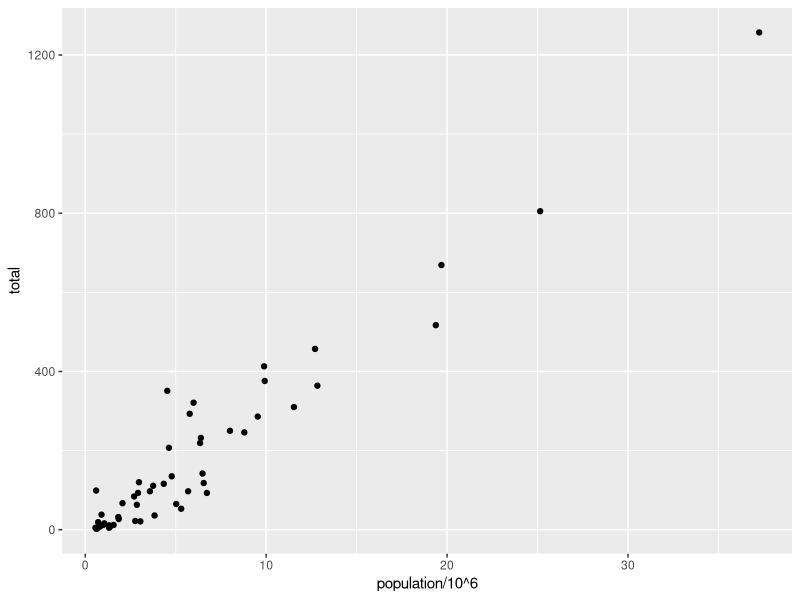
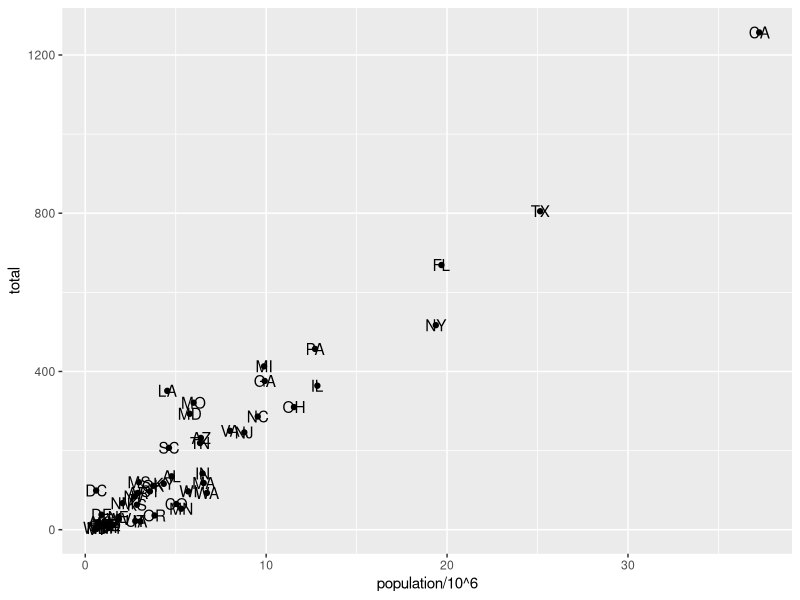
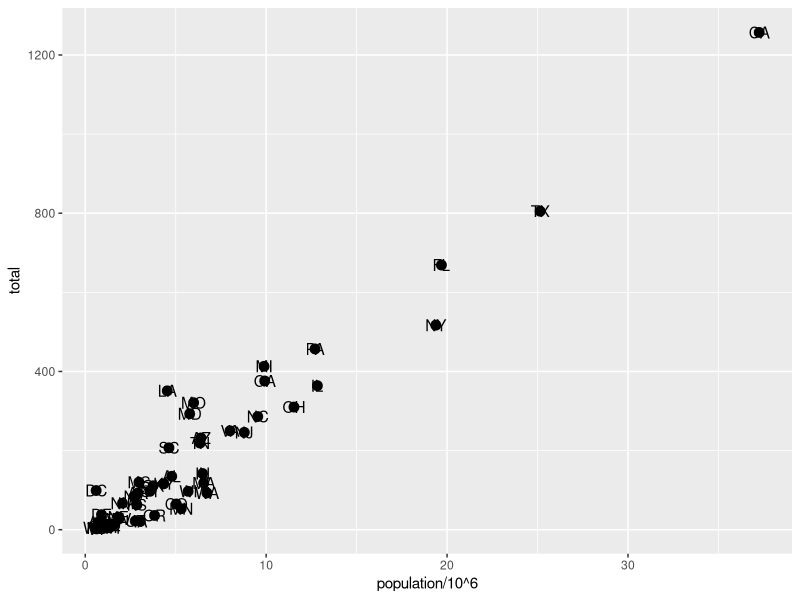
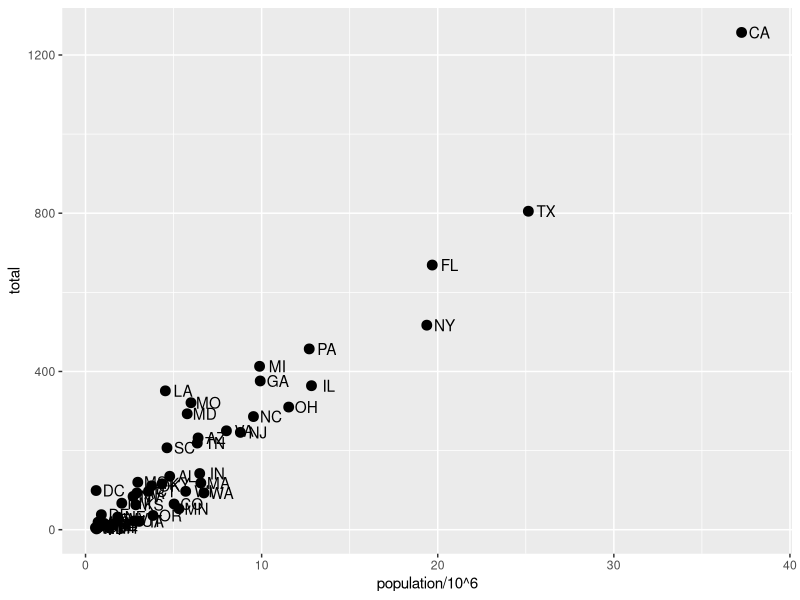
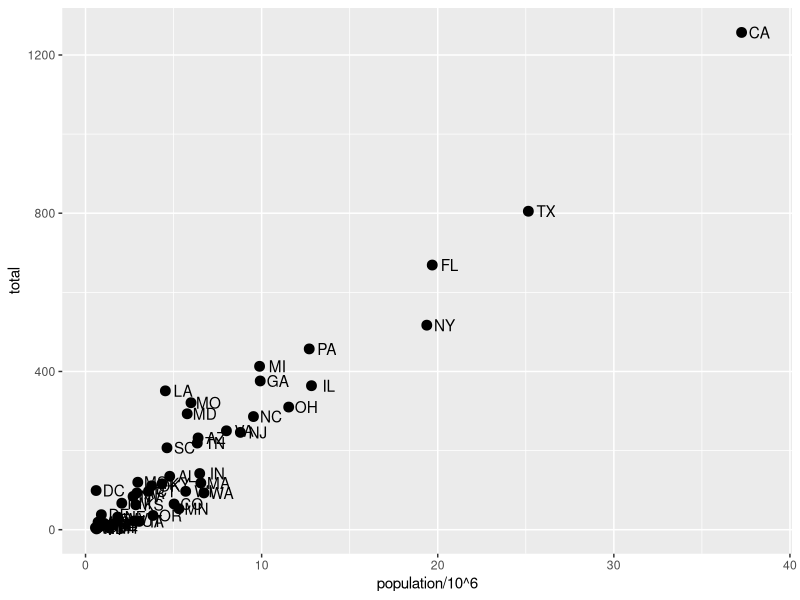
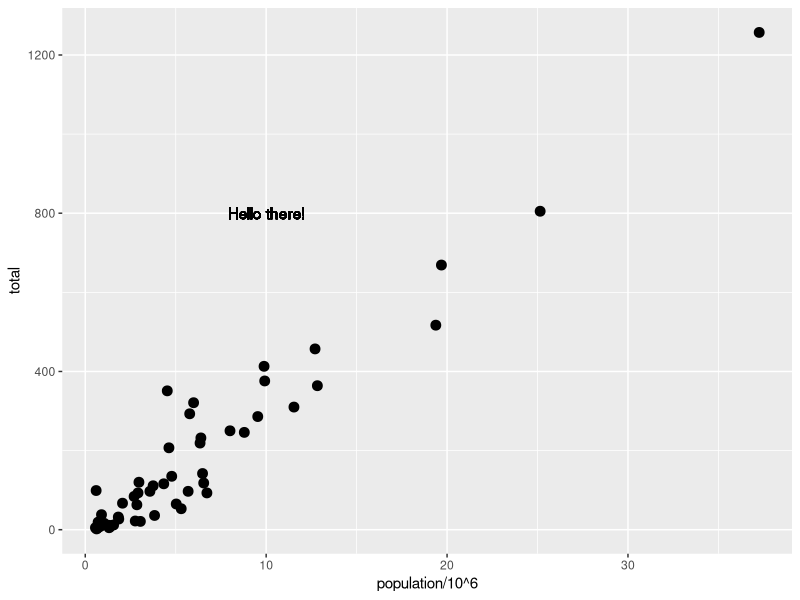
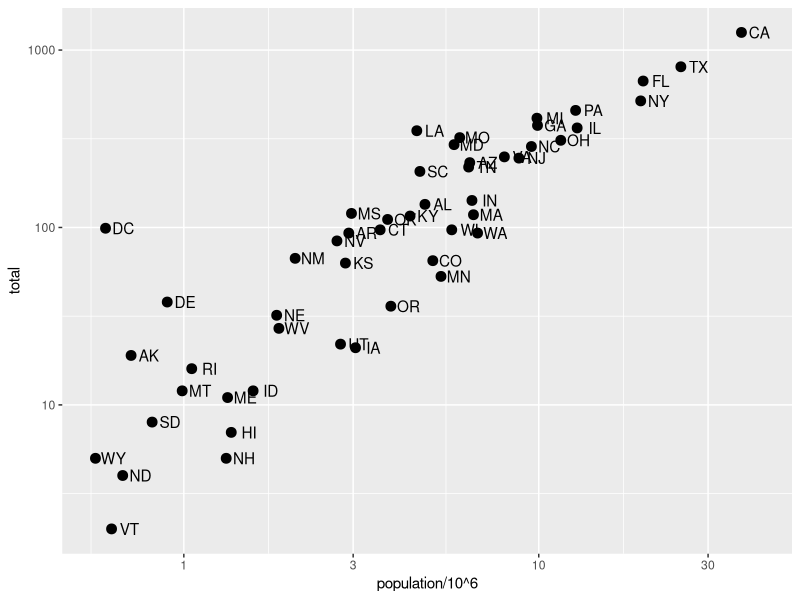
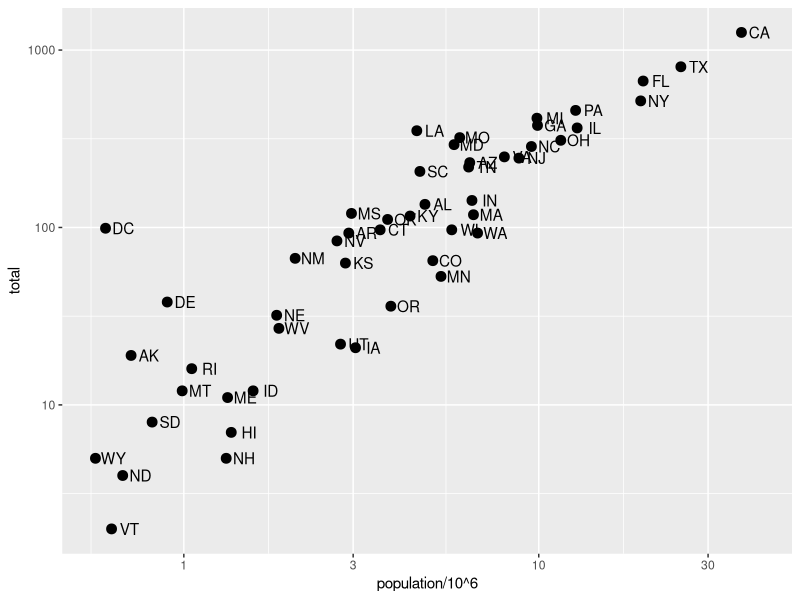

Write the R code that produced these figures, in order.
library(tidyverse)
library(dslabs)
data(murders)

# STEP 1: define a ggplot object
p <- ggplot(data = murders)
# this can also be done in a more simple way: p <- ggplot(murders)
# another alternative way is: p <- murders %>% ggplot()

#-------------------------------------------------------------------------------

# STEP 2: add points layer to ggplot object
p + geom_point(aes(population / 10^6, total))

#-------------------------------------------------------------------------------

# STEP 3: add text layer to scatterplot
p + geom_point(aes(population / 10^6, total)) + 
  geom_text(aes(population / 10^6, total, label = abb))

# note that aes() is able to understand variables like population, total & abb
# not all ggplot functions can access variables that are not globally defined

#------------------------------(optional step)----------------------------------

# OPTIONAL STEP 1: modify arguments to geometry functions

# change the size of the points
p + geom_point(aes(population / 10^6, total), size = 3) + 
  geom_text(aes(population / 10^6, total, label = abb))

# move text labels slightly to the right
p + geom_point(aes(population / 10^6, total), size = 3) + 
  geom_text(aes(population / 10^6, total, label = abb), nudge_x = 1)

#------------------------------(optional step)----------------------------------

# OPTIONAL STEP 2: use global aesthetic mappings

# to avoid adding mappings multiple times (eg: in geom_point and geom_text),
# we can use global aesthetic mappings
p <- murders %>% ggplot(aes(population / 10^6, total, label = abb))
p + geom_point(size = 3) + geom_text(nudge_x = 1)

# local aesthetic mappings, if any, will override global mappings
p + geom_point(size = 3) + geom_text(aes(x = 10, y = 800, label = "Hello there!"))

#-------------------------------------------------------------------------------

# STEP 4: scale the axes to log10 values
# note that we also have to change the geom_text nudge value
p + geom_point(size = 3) + geom_text(nudge_x = 0.05) + 
  scale_x_continuous(trans = "log10") + scale_y_continuous(trans = "log10")

# an alternative way of doing this is as follows:
p + geom_point(size = 3) + geom_text(nudge_x = 0.05) + 
  scale_x_log10() + scale_y_log10()

#-------------------------------------------------------------------------------

# STEP 5: add labels and title
p + geom_point(size = 3) + geom_text(nudge_x = 0.05) + 
  scale_x_log10() + scale_y_log10() + 
  xlab("Population in millions (log scale)") + 
  ylab("Total number of murders (log scale)") + 
  ggtitle("US Gun Murders in 2010")

#-------------------------------------------------------------------------------

# STEP 6: change color of the points
# we first need to redefine p to be everything except the points layer
p <- murders %>% ggplot(aes(population / 10^6, total, label = abb)) + 
  geom_text(nudge_x = 0.05) + scale_x_log10() + scale_y_log10() + 
  xlab("Population in millions (log scale)") + 
  ylab("Total number of murders (log scale)") + 
  ggtitle("US Gun Murders in 2010")

# make all points blue
p + geom_point(size = 3, color = "blue")

# color code points by region
p + geom_point(aes(col = region), size = 3)

#-------------------------------------------------------------------------------

# STEP 7: add line with average murder rate

# define average murder rate
r <- murders %>% summarize(rate = sum(total) / sum(population) * 10^6) %>% pull(rate)

# basic line with average murder rate for the country
p + geom_point(aes(col = region), size = 3) + 
  geom_abline(intercept = log10(r))

# change line to dashed & dark grey, line under points
p <- p + geom_abline(intercept = log10(r), lty = 2, color = "darkgrey") +
  geom_point(aes(col = region), size = 3)

#-------------------------------------------------------------------------------

# STEP 8: modify legend

p <- p + scale_color_discrete(name = "Region") # capitalize legend title
 
#-------------------------------------------------------------------------------

# STEP 9: add-on packages (ggthemes, ggrepel, etc)

# using ggthemes to change the theme
library(ggthemes)
p + theme_economist()

# using ggrepel to avoid labels overlaying on top of each other
library(ggrepel)
# we then use the geom_text_repel() function to separate the labels

#-------------------------------------------------------------------------------

# creating the entire plot from scratch

r <- murders %>% summarize(rate = sum(total) / sum(population) * 10^6) %>% pull(rate)

p <- murders %>% ggplot(aes(population / 10^6, total, label = abb)) + # step 1
  geom_abline(intercept = log10(r), lty = 2, color = "darkgrey") +    # step 7
  geom_point(aes(col = region), size = 3) +                           # step 2 + 6
  geom_text_repel() +                                                 # step 3 + 9
  scale_x_log10() + scale_y_log10() +                                 # step 4
  xlab("Population in millions (log scale)") +                        # step 5
  ylab("Total number of murders (log scale)") +                       # step 5
  ggtitle("US Gun Murders in 2010") +                                 # step 5
  scale_color_discrete(name = "Region") +                             # step 8
  theme_economist()                                                   # step 9
